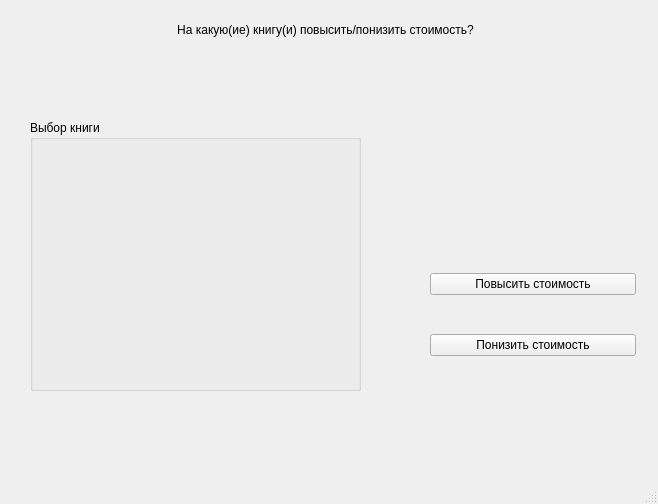
<?xml version="1.0" encoding="UTF-8"?>
<ui version="4.0">
 <class>MainWindow</class>
 <widget class="QMainWindow" name="MainWindow">
  <property name="geometry">
   <rect>
    <x>0</x>
    <y>0</y>
    <width>658</width>
    <height>504</height>
   </rect>
  </property>
  <property name="windowTitle">
   <string>Checkbox</string>
  </property>
  <widget class="QWidget" name="centralwidget">
   <widget class="QLabel" name="label">
    <property name="geometry">
     <rect>
      <x>0</x>
      <y>20</y>
      <width>651</width>
      <height>20</height>
     </rect>
    </property>
    <property name="styleSheet">
     <string notr="true">font: 75 16pt &quot;Rubik&quot;;</string>
    </property>
    <property name="text">
     <string>На какую(ие) книгу(и) повысить/понизить стоимость?</string>
    </property>
    <property name="alignment">
     <set>Qt::AlignCenter</set>
    </property>
   </widget>
   <widget class="QGroupBox" name="groupBox">
    <property name="geometry">
     <rect>
      <x>30</x>
      <y>120</y>
      <width>331</width>
      <height>271</height>
     </rect>
    </property>
    <property name="styleSheet">
     <string notr="true">font: 75 16pt &quot;Rubik&quot;;</string>
    </property>
    <property name="title">
     <string>Выбор книги</string>
    </property>
   </widget>
   <widget class="QWidget" name="">
    <property name="geometry">
     <rect>
      <x>430</x>
      <y>240</y>
      <width>206</width>
      <height>151</height>
     </rect>
    </property>
    <layout class="QVBoxLayout" name="verticalLayout">
     <item>
      <widget class="QPushButton" name="pushButton">
       <property name="styleSheet">
        <string notr="true">font: 75 14pt &quot;Rubik&quot;;</string>
       </property>
       <property name="text">
        <string>Повысить стоимость</string>
       </property>
      </widget>
     </item>
     <item>
      <widget class="QPushButton" name="pushButton_2">
       <property name="styleSheet">
        <string notr="true">font: 75 14pt &quot;Rubik&quot;;</string>
       </property>
       <property name="text">
        <string>Понизить стоимость</string>
       </property>
      </widget>
     </item>
    </layout>
   </widget>
  </widget>
  <widget class="QStatusBar" name="statusbar"/>
 </widget>
 <resources/>
 <connections/>
</ui>
